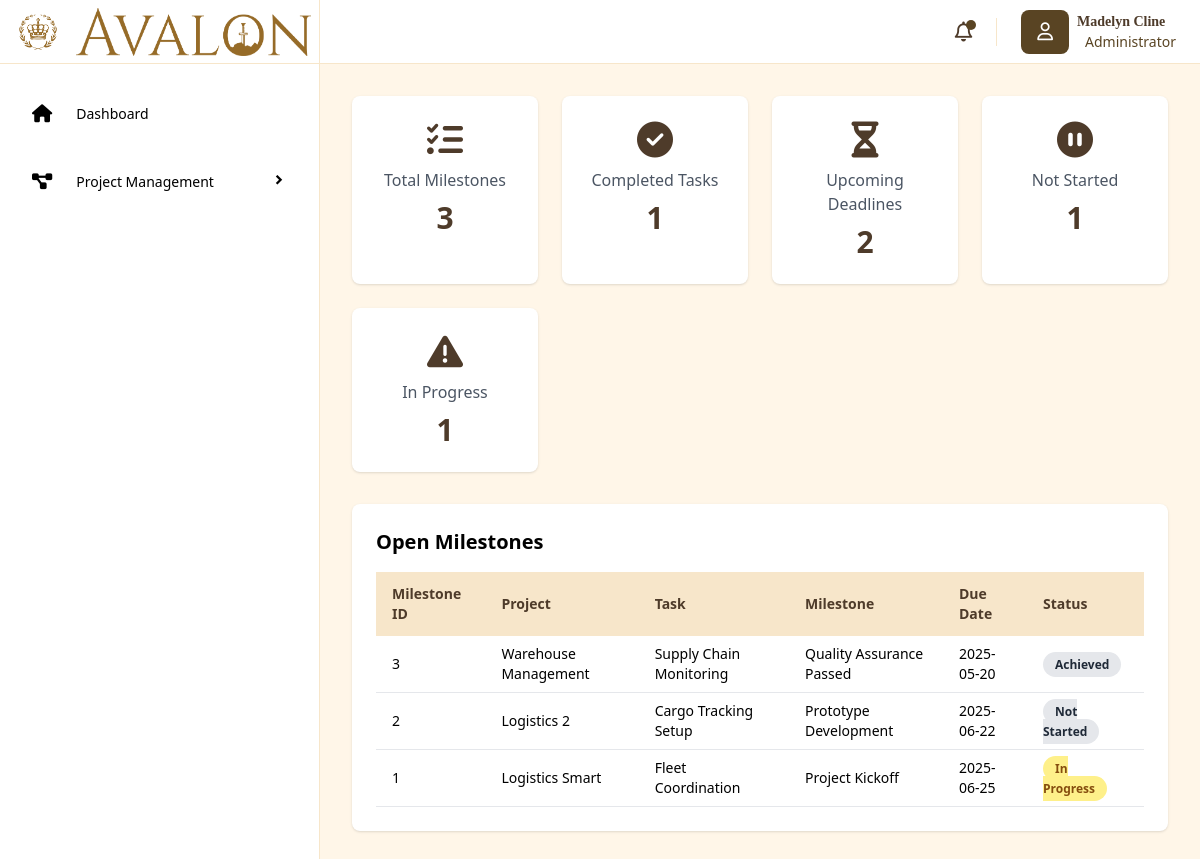
Page /dashboard.php on the committed database.
### tables this page shows
CREATE TABLE `milestones` (
  `milestoneID` int NOT NULL AUTO_INCREMENT,
  `projectID` int NOT NULL,
  `taskName` varchar(255) NOT NULL,
  `milestoneName` varchar(255) NOT NULL,
  `dueDate` date NOT NULL,
  `status` enum('Not Started','In Progress','Achieved') NOT NULL DEFAULT 'Not Started',
  `createdAt` datetime DEFAULT CURRENT_TIMESTAMP,
  `updatedAt` datetime DEFAULT CURRENT_TIMESTAMP ON UPDATE CURRENT_TIMESTAMP,
  PRIMARY KEY (`milestoneID`),
  UNIQUE KEY `taskName` (`taskName`,`milestoneName`),
  UNIQUE KEY `taskName_2` (`taskName`,`milestoneName`),
  KEY `projectID` (`projectID`),
  CONSTRAINT `milestones_ibfk_1` FOREIGN KEY (`projectID`) REFERENCES `projects` (`projectID`)
);

CREATE TABLE `projects` (
  `projectID` int NOT NULL AUTO_INCREMENT,
  `projectName` varchar(255) NOT NULL,
  `startDate` date NOT NULL,
  `endDate` date DEFAULT NULL,
  `status` enum('pending','decline','approve') NOT NULL DEFAULT 'pending',
  `budget` decimal(12,2) DEFAULT NULL,
  `createdAt` datetime DEFAULT CURRENT_TIMESTAMP,
  `updatedAt` datetime DEFAULT CURRENT_TIMESTAMP ON UPDATE CURRENT_TIMESTAMP,
  PRIMARY KEY (`projectID`),
  UNIQUE KEY `projectName` (`projectName`)
);

### dashboard.php (the view, shortened to what this page needs)
<?php
include 'db.php';
$sqlTotal = "SELECT COUNT(*) as total FROM milestones";
$resultTotal = mysqli_query($conn, $sqlTotal);
$totalMilestones = mysqli_fetch_assoc($resultTotal)['total'];
$sqlCompleted = "SELECT COUNT(*) as completed FROM milestones WHERE status = 'Achieved'";
$resultCompleted = mysqli_query($conn, $sqlCompleted);
$completedTasks = mysqli_fetch_assoc($resultCompleted)['completed'];
$sqlInProgress = "SELECT COUNT(*) as inprogress FROM milestones WHERE status = 'In Progress'";
$resultInProgress = mysqli_query($conn, $sqlInProgress);
$inProgressTasks = mysqli_fetch_assoc($resultInProgress)['inprogress'];
$sqlNotStarted = "SELECT COUNT(*) as notstarted FROM milestones WHERE status = 'Not Started'";
$resultNotStarted = mysqli_query($conn, $sqlNotStarted);
$notStartedTasks = mysqli_fetch_assoc($resultNotStarted)['notstarted'];
$sqlUpcoming = "SELECT COUNT(*) as upcoming FROM milestones WHERE dueDate >= CURDATE() AND status IN ('Not Started', 'In Progress')";
$resultUpcoming = mysqli_query($conn, $sqlUpcoming);
$upcomingTasks = mysqli_fetch_assoc($resultUpcoming)['upcoming'];
$sqlOpenMilestones = "
    SELECT m.milestoneID, p.projectName, m.taskName, m.milestoneName, m.dueDate, m.status
    FROM milestones m
    JOIN projects p ON m.projectID = p.projectID
    WHERE m.status != 'Achived'
    ORDER BY m.dueDate ASC
";
$openMilestonesResult = mysqli_query($conn, $sqlOpenMilestones);
?>
<!DOCTYPE html>
<html lang="en">
<head>
    <script src="https://cdn.tailwindcss.com"></script>
    <link href='https://unpkg.com/boxicons@2.1.4/css/boxicons.min.css' rel='stylesheet'>
    <link rel="stylesheet" href="https://cdnjs.cloudflare.com/ajax/libs/font-awesome/6.7.2/css/all.min.css" />
</head>
<body>
    <div class="flex min-h-screen w-full">
        <div class="sidebar sidebar-expanded fixed z-50 overflow-hidden h-screen bg-white border-r border-[#F7E6CA] flex flex-col">
            <div class="h-16 border-b border-[#F7E6CA] flex items-center px-2 space-x-2">
                <h1 class="text-xl font-bold text-black p-2 rounded-xl"><img src="Logo\PNG\Logo.png" alt="Logo" class="h-12 w-auto "></h1>
                <h1 class="text-xl font-bold text-[#4E3B2A]"><img src="Logo\PNG\Logo-Name.png" alt="Logo" class="h-12 w-auto  "></h1>
            </div>
            <div class="side-menu px-4 py-6">
                <ul class="space-y-4">
                    <div class="menu-option">
                        <a href="dashboard.php" class="menu-name flex justify-between items-center space-x-3 hover:bg-[#F7E6CA] px-4 py-3 rounded-lg transition duration-300 ease-in-out cursor-pointer">
                            <div class="flex items-center space-x-2">
                                <i class="fa-solid fa-house text-lg pr-4"></i>
                                <span class="text-sm font-medium">Dashboard</span>
                            </div>
                        </a>
                    </div>
                    <div class="menu-option">
                        <div class="menu-name flex justify-between items-center space-x-3 hover:bg-[#F7E6CA] px-4 py-3 rounded-lg transition duration-300 ease-in-out cursor-pointer" onclick="toggleDropdown('project-management-dropdown', this)">
                            <div class="flex items-center space-x-2">
                                <i class="fa-solid fa-project-diagram text-lg pr-4"></i>
                                <span class="text-sm font-medium ">Project Management</span>
                            </div>
                            <div class="arrow">
                                <i class="bx bx-chevron-right text-[18px] font-semibold arrow-icon"></i>
                            </div>
                        </div>
                    </div>
                </ul>
            </div>
        </div>
        <div class="main w-full bg-[#FFF6E8] md:ml-[320px]">
            <nav class="h-16 w-full bg-white border-b border-[#F7E6CA] flex justify-between items-center px-6 py-4">
                <div class="right-nav  items-center space-x-6 hidden lg:flex">
                    <button aria-label="Notifications" class="text-[#4E3B2A] focus:outline-none border-r border-[#F7E6CA] pr-6 relative">
                        <i class="fa-regular fa-bell text-xl"></i>
                        <span class="absolute top-0.5 right-5 block w-2.5 h-2.5 bg-[#594423] rounded-full"></span>
                    </button>
                    <div class="flex items-center space-x-2">
                        <i class="fa-regular fa-user bg-[#594423] text-white px-4 py-2 rounded-lg text-lg" aria-label="User profile"></i>
                        <div class="info flex flex-col py-2">
                            <h1 class="text-[#4E3B2A] font-semibold font-serif text-sm">Madelyn Cline</h1>
                            <p class="text-[#594423] text-sm pl-2">Administrator</p>
                        </div>
                    </div>
                </div>
            </nav>
            <main class="px-8 py-8">
                 <div class="grid grid-cols-1 md:grid-cols-4 gap-6 mb-8">
                    <div class="bg-white p-6 rounded-lg shadow text-center flex flex-col items-center space-y-2">
                       <i class="fa-solid fa-tasks text-4xl text-[#4E3B2A]"></i>
                       <p class="text-gray-600">Total Milestones</p>
                       <h2 class="text-3xl font-bold text-[#4E3B2A]"><?php echo $totalMilestones; ?></h2>
                    </div>
                <div class="bg-white p-6 rounded-lg shadow text-center flex flex-col items-center space-y-2">
                    <i class="fa-solid fa-check-circle text-4xl text-[#4E3B2A]"></i>
                    <p class="text-gray-600">Completed Tasks</p>
                    <h2 class="text-3xl font-bold text-[#4E3B2A]"><?php echo $completedTasks; ?></h2>
                </div>
                <div class="bg-white p-6 rounded-lg shadow text-center flex flex-col items-center space-y-2">
                    <i class="fa-solid fa-hourglass-half text-4xl text-[#4E3B2A]"></i>
                    <p class="text-gray-600">Upcoming Deadlines</p>
                    <h2 class="text-3xl font-bold text-[#4E3B2A]"><?php echo $upcomingTasks; ?></h2>
                </div>
                <div class="bg-white p-6 rounded-lg shadow text-center flex flex-col items-center space-y-2">
                    <i class="fa-solid fa-pause-circle text-4xl text-[#4E3B2A]"></i>
                    <p class="text-gray-600">Not Started</p>
                    <h2 class="text-3xl font-bold text-[#4E3B2A]"><?php echo $notStartedTasks; ?></h2>
                </div>
                <div class="bg-white p-6 rounded-lg shadow text-center flex flex-col items-center space-y-2">
                   <i class="fa-solid fa-exclamation-triangle text-4xl text-[#4E3B2A]"></i>
                   <p class="text-gray-600">In Progress</p>
                   <h2 class="text-3xl font-bold text-[#4E3B2A]"><?php echo $inProgressTasks; ?></h2>
                </div>
            </div>
    <div class="bg-white p-6 rounded-lg shadow mb-6">
      <h3 class="text-xl font-bold mb-4">Open Milestones</h3>
      <div class="overflow-x-auto">
        <table class="min-w-full text-sm text-left">
          <thead class="bg-[#F7E6CA] text-[#4E3B2A]">
            <tr>
              <th class="px-4 py-3">Milestone ID</th>
              <th class="px-4 py-3">Project</th>
              <th class="px-4 py-3">Task</th>
              <th class="px-4 py-3">Milestone</th>
              <th class="px-4 py-3">Due Date</th>
              <th class="px-4 py-3">Status</th>
            </tr>
          </thead>
          <tbody>
            <?php while($row = mysqli_fetch_assoc($openMilestonesResult)): ?>
               <tr class="border-b hover:bg-gray-50">
               <td class="px-4 py-2"><?= $row['milestoneID'] ?></td>
               <td class="px-4 py-2"><?= $row['projectName'] ?></td>
               <td class="px-4 py-2"><?= $row['taskName'] ?></td>
               <td class="px-4 py-2"><?= $row['milestoneName'] ?></td>
               <td class="px-4 py-2"><?= $row['dueDate'] ?></td>
               <td class="px-4 py-2">
                <?php
                $status = $row['status'];
                $badgeClass = match($status) {
                    'Not Started' => 'bg-gray-200 text-gray-800',
                    'In Progress' => 'bg-yellow-200 text-yellow-800',
                    'Achived' => 'bg-green-200 text-green-800',
                    default => 'bg-gray-200 text-gray-800'
                };
                ?>
      <span class="px-3 py-1 rounded-full text-xs font-semibold <?= $badgeClass ?>">
        <?= $status ?>
      </span>
    </td>
  </tr>
  <?php endwhile; ?>
          </tbody>
        </table>
      </div>
    </div>
            </main>
        </div>
    </div>
</body>
</html>

### dashboard.php (style rules this page uses)
.sidebar-expanded { width: 320px; }
.menu-name { position: relative; overflow: hidden; }
.menu-name::after { content: ''; position: absolute; left: 0; bottom: 0; height: 2px; width: 0; background-color: #4E3B2A; transition: width 0.3s ease; }

### rows in the picture
milestones: milestoneID "3", projectID.projectName "Warehouse Management", taskName "Supply Chain Monitoring", milestoneName "Quality Assurance Passed", dueDate "2025-05-20", status "Achieved"
milestones: milestoneID "2", projectID.projectName "Logistics 2", taskName "Cargo Tracking Setup", milestoneName "Prototype Development", dueDate "2025-06-22", status "Not Started"
milestones: milestoneID "1", projectID.projectName "Logistics Smart", taskName "Fleet Coordination", milestoneName "Project Kickoff", dueDate "2025-06-25", status "In Progress"

### other values in the picture
$totalMilestones "3"
$completedTasks "1"
$upcomingTasks "2"
$notStartedTasks "1"
$inProgressTasks "1"
